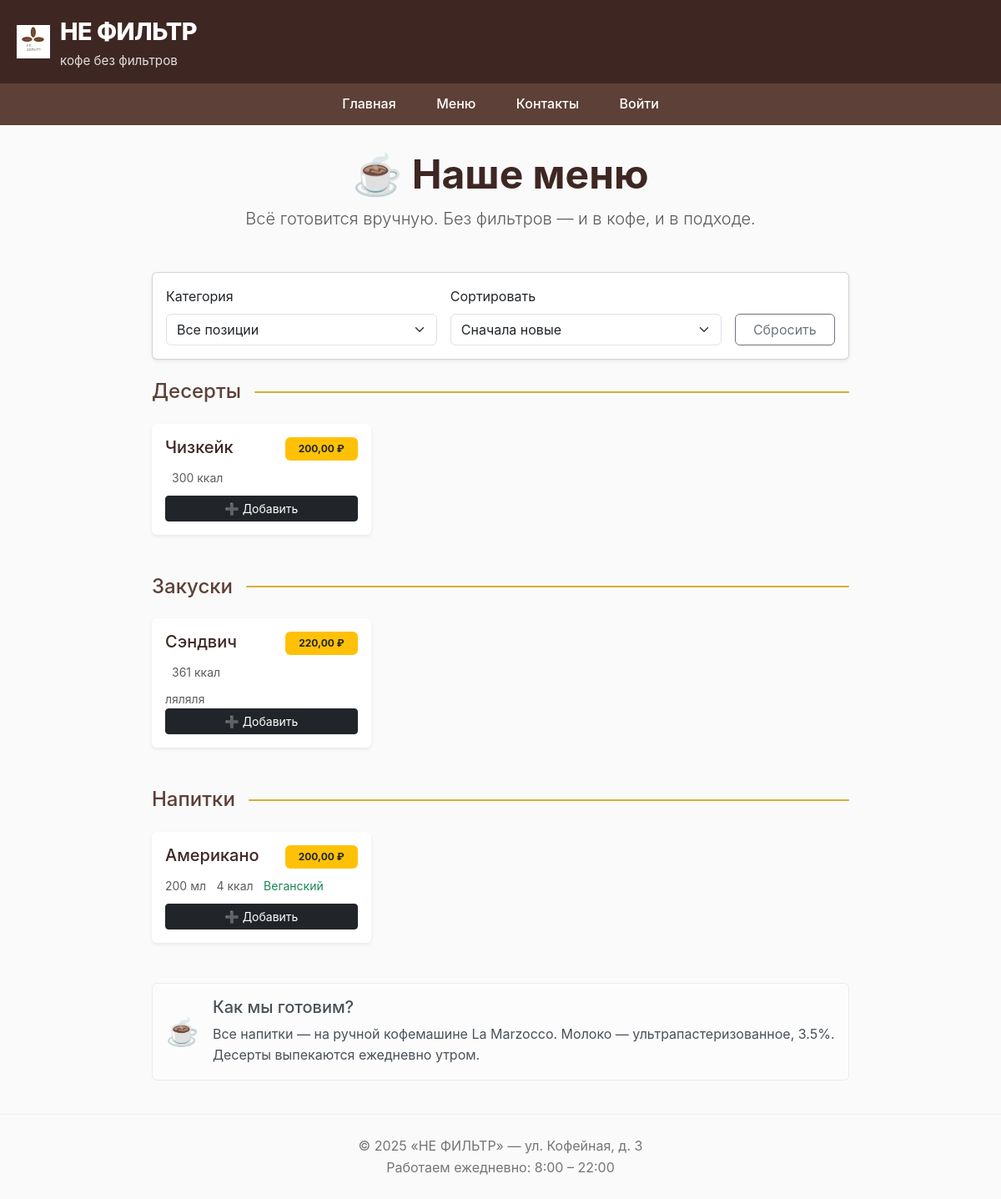
The app's page /menu/ with its own data.
### main/models.py (models this page shows, shortened)
class MenuItem(models.Model):
    name = models.CharField("Название", max_length=100)
    category = models.ForeignKey(
        Category,
        on_delete=models.PROTECT,  # нельзя удалить категорию, если есть товары
        verbose_name="Категория"
    )
    price = models.DecimalField("Цена", max_digits=6, decimal_places=2)
    description = models.TextField("Описание", blank=True)
    created_at = models.DateTimeField("Добавлено", auto_now_add=True)
    in_stock = models.BooleanField("В наличии", default=True)
    image = models.ImageField("Фото", upload_to="menu/", blank=True, null=True)
    stock = models.PositiveIntegerField("Остаток", default=999)  # 999 = "много"
    volume_ml = models.PositiveSmallIntegerField("Объём, мл", blank=True, null=True)
    calories = models.PositiveSmallIntegerField("Калории, ккал", blank=True, null=True)
    is_vegan = models.BooleanField("Веганский", default=False, blank=True)
    class Meta:
        ordering = ['-created_at']  # новые — первыми

class Category(models.Model):
    name = models.CharField("Название", max_length=100, unique=True)
    class Meta:
            verbose_name = "Категория"
            verbose_name_plural = "Категории"

### main/views.py (the view)
# urls.py: path('menu/', views.menu, name='menu'),
def menu(request):
    category_id = request.GET.get('category')
    sort = request.GET.get('sort', '-created_at')
    items = MenuItem.objects.filter(in_stock=True).select_related('category')
    if category_id and category_id.isdigit():
        items = items.filter(category_id=category_id)
    valid_sorts = [
        '-created_at', 'name', '-name',
        'price', '-price',
        'volume_ml', '-volume_ml',
        'calories', '-calories',
        'is_vegan'  # False (0) → True (1): сначала веганские
    ]
    if sort in valid_sorts:
        items = items.order_by(sort)
    menu_dict = {}
    for item in items:
        cat_name = item.category.name if item.category else "Без категории"
        menu_dict.setdefault(cat_name, []).append(item)
    categories = Category.objects.all()
    current_category_id = int(category_id) if category_id and category_id.isdigit() else None
    return render(request, 'menu.html', {
        'menu_items': menu_dict,
        'categories': categories,
        'current_category_id': current_category_id,
        'current_sort': sort,
    })

### coffee/templates/menu.html (shortened to what this page needs)
{% extends "base.html" %}
{% block content %}
<div class="container mt-4">
    <div class="text-center mb-5">
        <h1 class="display-5 fw-bold" style="color: #3E2723;">☕ Наше меню</h1>
        <p class="lead text-muted">Всё готовится вручную. Без фильтров — и в кофе, и в подходе.</p>
    </div>
    <div class="card mb-4 shadow-sm">
        <div class="card-body">
            <form method="get" class="row g-3 align-items-end">
                <div class="col-md-5">
                    <label class="form-label">Категория</label>
                    <select name="category" class="form-select" onchange="this.form.submit()">
                        <option value="">Все позиции</option>
                    </select>
                </div>
                <div class="col-md-5">
                    <label class="form-label">Сортировать</label>
                    <select name="sort" class="form-select" onchange="this.form.submit()">
                        <option value="-created_at" {% if current_sort == '-created_at' %}selected{% endif %}>
                            Сначала новые
                        </option>
                    </select>
                </div>
                <div class="col-md-2">
                    <a href="{% url 'menu' %}" class="btn btn-outline-secondary w-100">Сбросить</a>
                </div>
            </form>
        </div>
    </div>
    {% if menu_items %}
        {% for category_name, items in menu_items.items %}
            <section class="mb-5">
                <div class="d-flex align-items-center mb-4">
                    <h2 class="me-3 mb-0" style="color: #5D4037; font-size: 1.5rem;">
                        {{ category_name }}
                    </h2>
                    <div class="flex-grow-1" style="height: 2px; background: #D4AF37; border-radius: 1px;"></div>
                </div>
                <div class="row g-4">
                    {% for item in items %}
                    <div class="col-12 col-md-6 col-lg-4">
                        <a href="{% url 'menu_detail' item.id %}" class="text-decoration-none text-dark">
                            <div class="card h-100 shadow-sm border-0">
                                <div class="card-body d-flex flex-column">
                                    <div class="d-flex justify-content-between align-items-start mb-2">
                                        <h5 class="card-title mb-1" style="color: #3E2723;">{{ item.name }}</h5>
                                        <span class="badge bg-warning text-dark fw-bold py-2 px-3">
                                            {{ item.price }} ₽
                                        </span>
                                    </div>
                                    <div class="mb-2">
                                        {% if item.volume_ml %}<small class="text-muted"> {{ item.volume_ml }} мл</small>{% endif %}
                                        {% if item.calories %}<small class="text-muted ms-2"> {{ item.calories }} ккал</small>{% endif %}
                                        {% if item.is_vegan %}<small class="text-success ms-2">Веганский</small>{% endif %}
                                    </div>
                                    {% if item.description %}
                                        <p class="card-text text-muted small flex-grow-1">{{ item.description|truncatewords:10 }}</p>
                                    {% endif %}
                                    <div class="mt-auto">
                                        <a href="{% url 'cart_add' item.id %}?next={{ request.path }}"
                                           class="btn btn-dark btn-sm w-100">
                                            ➕ Добавить
                                        </a>
                                    </div>
                                </div>
                            </div>
                        </a>
                    </div>
                    {% endfor %}
                </div>
            </section>
        {% endfor %}
    {% else %}
        <div class="text-center py-5">
            <p class="text-muted">Меню временно пусто. Скоро добавим свежую обжарку!</p>
        </div>
    {% endif %}
    <div class="alert alert-light mt-5" role="alert">
        <div class="d-flex align-items-center">
            <div class="me-3" style="font-size: 2rem;">☕</div>
            <div>
                <h5 class="alert-heading">Как мы готовим?</h5>
                <p class="mb-0">
                    Все напитки — на ручной кофемашине La Marzocco. Молоко — ультрапастеризованное, 3.5%.
                    Десерты выпекаются ежедневно утром.
                </p>
            </div>
        </div>
    </div>
</div>
{% endblock %}

### coffee/templates/base.html (shortened to what this page needs)
{% load static %}
<!DOCTYPE html>
<html lang="ru">
<head>
    <link href="https://cdn.jsdelivr.net/npm/bootstrap@5.3.2/dist/css/bootstrap.min.css" rel="stylesheet">
</head>
<body>
        <header>
        <div class="logo-box">
        <a href="{% url 'home' %}" class="logo-link">
            <img src="{% static 'images/logo.png' %}" alt="НЕ ФИЛЬТР" class="logo-img">
            <div class="logo-text-wrapper">
                <div class="logo-text">НЕ ФИЛЬТР</div>
                <div class="logo-slogan">кофе без фильтров</div>
            </div>
        </a>
        </div>
    </header>
    {% include "nav.html" %}
    <main>
        {% block content %}
        {% endblock %}
    </main>
    <footer>
        &copy; 2025 «НЕ ФИЛЬТР» — ул. Кофейная, д. 3<br>
        Работаем ежедневно: 8:00 – 22:00
    </footer>
</body>
</html>

### coffee/templates/nav.html
<nav>
    <a href="{% url 'home' %}">Главная</a>
    <a href="{% url 'menu' %}">Меню</a>
    <a href="{% url 'contacts' %}">Контакты</a>
    {% if user.is_authenticated %}
        <a href="{% url 'profile' %}">Мой кабинет</a>
        <a href="{% url 'my_orders' %}">Мои заказы</a>
        <a href="{% url 'cart_detail' %}">Корзина</a>
        {% if user.is_staff %}
        <a href="/admin/">Админка</a>
        {% endif %}
    {% else %}
        <a href="{% url 'login' %}">Войти</a>
    {% endif %}
</nav>

### coffee/templates/base.html (style rules this page uses)
* { margin: 0; padding: 0; box-sizing: border-box; }
body { font-family: -apple-system, BlinkMacSystemFont, 'Segoe UI', Roboto, sans-serif; line-height: 1.6; color: #333; background-color: #fafafa; }
header { background: #3E2723; color: white; padding: 15px 20px; display: flex; align-items: center; justify-content: space-between; flex-wrap: wrap; gap: 15px; }
.logo-box { display: flex; align-items: center; gap: 12px; }
.logo-img { height: 40px; }
.logo-text { font-size: 1.8rem; font-weight: 800; letter-spacing: -0.5px; }
.logo-slogan { font-size: 0.95rem; opacity: 0.85; font-weight: 400; }
nav { background: #5D4037; padding: 12px 0; text-align: center; }
nav a { color: white; text-decoration: none; margin: 0 10px; font-weight: 500; padding: 6px 12px; border-radius: 20px; transition: background 0.2s; }
main { max-width: 900px; margin: 30px auto; padding: 0 20px; }
footer { text-align: center; padding: 25px; color: #757575; border-top: 1px solid #eee; margin-top: 40px; }
.logo-link { display: flex; align-items: center; gap: 12px; text-decoration: none; color: white; }
.logo-img { height: 40px; width: auto; }
.logo-text-wrapper { display: flex; flex-direction: column; justify-content: center; text-align: left; }
.logo-text { font-size: 1.8rem; font-weight: 800; letter-spacing: -0.5px; color: white; }
.logo-slogan { font-size: 0.95rem; opacity: 0.85; font-weight: 400; color: white; }

### records on screen
MenuItem: name "Десерты", name "Чизкейк", price "200,00", calories "300"
MenuItem: name "Закуски", name "Сэндвич", price "220,00", calories "361", description "ляляля"
MenuItem: name "Напитки", name "Американо", price "200,00", volume_ml "200", calories "4", is_vegan "Веганский"
